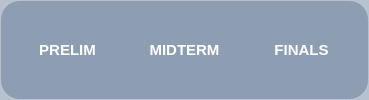
               <widget class="QFrame" name="frame_11">
                <property name="sizePolicy">
                 <sizepolicy hsizetype="Fixed" vsizetype="Fixed">
                  <horstretch>0</horstretch>
                  <verstretch>0</verstretch>
                 </sizepolicy>
                </property>
                <property name="styleSheet">
                 <string notr="true">QFrame {
    background-color: rgba(78, 102, 136, 0.4);  /* semi-transparent #4E6688 */
    border-radius: 20px;                       /* rounded corners */
    border: 1px solid rgba(255, 255, 255, 0.2); /* subtle white border for glass look */
    backdrop-filter: blur(10px);               /* this works only with Qt 6 WebEngine or QtQuick */
}
</string>
                </property>
                <property name="frameShape">
                 <enum>QFrame::StyledPanel</enum>
                </property>
                <property name="frameShadow">
                 <enum>QFrame::Raised</enum>
                </property>
                <layout class="QGridLayout" name="gridLayout_48">
                 <property name="topMargin">
                  <number>5</number>
                 </property>
                 <property name="bottomMargin">
                  <number>5</number>
                 </property>
                 <item row="1" column="0">
                  <layout class="QHBoxLayout" name="horizontalLayout_10">
                   <item>
                    <widget class="QPushButton" name="prelim_data">
                     <property name="sizePolicy">
                      <sizepolicy hsizetype="Fixed" vsizetype="Fixed">
                       <horstretch>0</horstretch>
                       <verstretch>0</verstretch>
                      </sizepolicy>
                     </property>
                     <property name="minimumSize">
                      <size>
                       <width>111</width>
                       <height>41</height>
                      </size>
                     </property>
                     <property name="styleSheet">
                      <string notr="true">QPushButton {
    border-radius: 20px;
    color: white;
    padding: 6px 16px;
    font-weight: bold;
    font-size: 15px;
    background-color: transparent; /* default background */
}

QPushButton:hover {
    background-color: rgba(78, 102, 136, 0.5);
}

QPushButton:pressed {
    background-color: #4E6688;
}

QPushButton:checked {
    background-color: #4E6688; /* stays filled when clicked */
}
</string>
                     </property>
                     <property name="text">
                      <string>PRELIM</string>
                     </property>
                     <property name="checkable">
                      <bool>true</bool>
                     </property>
                    </widget>
                   </item>
                   <item>
                    <widget class="QPushButton" name="midterm_data">
                     <property name="sizePolicy">
                      <sizepolicy hsizetype="Fixed" vsizetype="Fixed">
                       <horstretch>0</horstretch>
                       <verstretch>0</verstretch>
                      </sizepolicy>
                     </property>
                     <property name="minimumSize">
                      <size>
                       <width>111</width>
                       <height>41</height>
                      </size>
                     </property>
                     <property name="styleSheet">
                      <string notr="true">QPushButton {
    border-radius: 20px;
    color: white;
    padding: 6px 16px;
    font-weight: bold;
    font-size: 15px;
    background-color: transparent; /* default background */
}

QPushButton:hover {
    background-color: rgba(78, 102, 136, 0.5);
}

QPushButton:pressed {
    background-color: #4E6688;
}

QPushButton:checked {
    background-color: #4E6688; /* stays filled when clicked */
}
</string>
                     </property>
                     <property name="text">
                      <string>MIDTERM</string>
                     </property>
                     <property name="checkable">
                      <bool>true</bool>
                     </property>
                    </widget>
                   </item>
                   <item>
                    <widget class="QPushButton" name="finals_data">
                     <property name="sizePolicy">
                      <sizepolicy hsizetype="Fixed" vsizetype="Fixed">
                       <horstretch>0</horstretch>
                       <verstretch>0</verstretch>
                      </sizepolicy>
                     </property>
                     <property name="minimumSize">
                      <size>
                       <width>111</width>
                       <height>41</height>
                      </size>
                     </property>
                     <property name="styleSheet">
                      <string notr="true">QPushButton {
    border-radius: 20px;
    color: white;
    padding: 6px 16px;
    font-weight: bold;
    font-size: 15px;
    background-color: transparent; /* default background */
}

QPushButton:hover {
    background-color: rgba(78, 102, 136, 0.5);
}

QPushButton:pressed {
    background-color: #4E6688;
}

QPushButton:checked {
    background-color: #4E6688; /* stays filled when clicked */
}
</string>
                     </property>
                     <property name="text">
                      <string>FINALS</string>
                     </property>
                     <property name="checkable">
                      <bool>true</bool>
                     </property>
                    </widget>
                   </item>
                  </layout>
                 </item>
                </layout>
               </widget>
